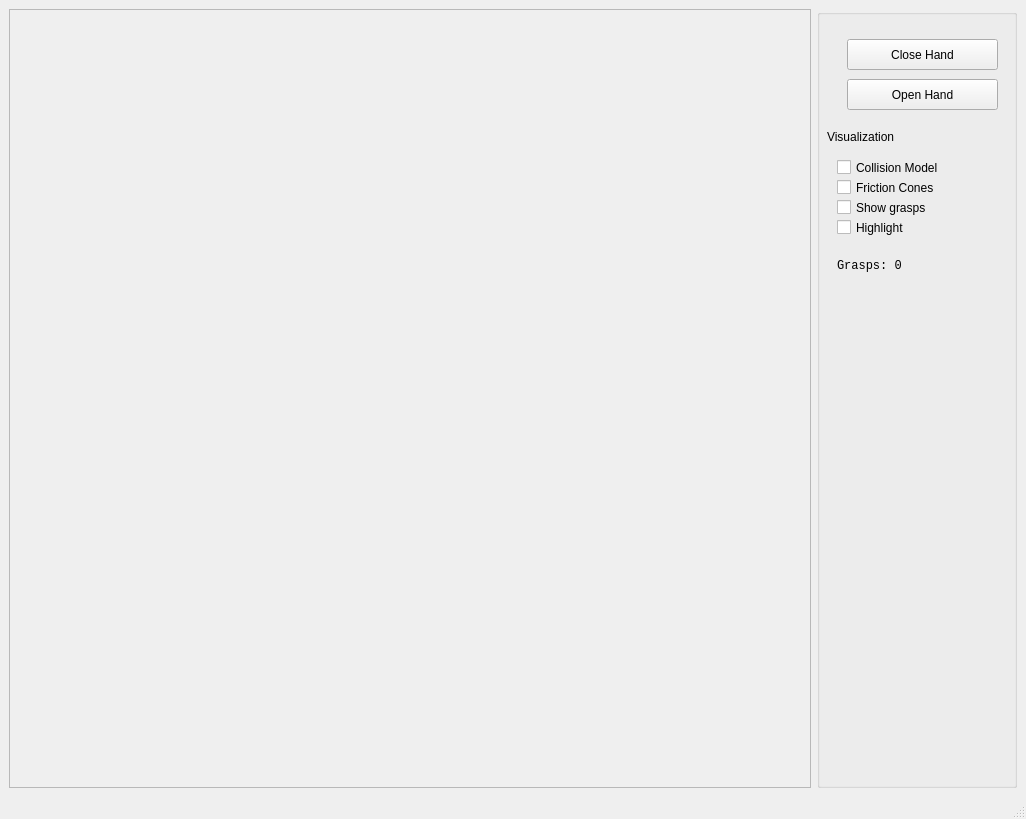
<?xml version="1.0" encoding="UTF-8"?>
<ui version="4.0">
 <class>GraspPlanner</class>
 <widget class="QMainWindow" name="GraspPlanner">
  <property name="geometry">
   <rect>
    <x>0</x>
    <y>0</y>
    <width>1026</width>
    <height>819</height>
   </rect>
  </property>
  <property name="windowTitle">
   <string>GraspStudio - GraspPlanner</string>
  </property>
  <widget class="QWidget" name="centralwidget">
   <layout class="QGridLayout" name="gridLayout">
    <item row="0" column="0">
     <widget class="QFrame" name="frameViewer">
      <property name="frameShape">
       <enum>QFrame::StyledPanel</enum>
      </property>
      <property name="frameShadow">
       <enum>QFrame::Raised</enum>
      </property>
     </widget>
    </item>
    <item row="0" column="1">
     <widget class="QGroupBox" name="groupBox">
      <property name="maximumSize">
       <size>
        <width>200</width>
        <height>16777215</height>
       </size>
      </property>
      <property name="title">
       <string/>
      </property>
      <widget class="QLabel" name="label_10">
       <property name="geometry">
        <rect>
         <x>10</x>
         <y>120</y>
         <width>81</width>
         <height>16</height>
        </rect>
       </property>
       <property name="text">
        <string>Visualization</string>
       </property>
      </widget>
      <widget class="QCheckBox" name="checkBoxColModel">
       <property name="geometry">
        <rect>
         <x>20</x>
         <y>150</y>
         <width>141</width>
         <height>17</height>
        </rect>
       </property>
       <property name="text">
        <string>Collision Model</string>
       </property>
      </widget>
      <widget class="QCheckBox" name="checkBoxCones">
       <property name="geometry">
        <rect>
         <x>20</x>
         <y>170</y>
         <width>141</width>
         <height>17</height>
        </rect>
       </property>
       <property name="text">
        <string>Friction Cones</string>
       </property>
      </widget>
      <widget class="QCheckBox" name="checkBoxGrasps">
       <property name="geometry">
        <rect>
         <x>20</x>
         <y>190</y>
         <width>141</width>
         <height>17</height>
        </rect>
       </property>
       <property name="text">
        <string>Show grasps</string>
       </property>
      </widget>
      <widget class="QPushButton" name="pushButtonClose">
       <property name="geometry">
        <rect>
         <x>30</x>
         <y>30</y>
         <width>151</width>
         <height>31</height>
        </rect>
       </property>
       <property name="text">
        <string>Close Hand</string>
       </property>
      </widget>
      <widget class="QPushButton" name="pushButtonOpen">
       <property name="geometry">
        <rect>
         <x>30</x>
         <y>70</y>
         <width>151</width>
         <height>31</height>
        </rect>
       </property>
       <property name="text">
        <string>Open Hand</string>
       </property>
      </widget>
      <widget class="QLabel" name="labelInfo">
       <property name="geometry">
        <rect>
         <x>20</x>
         <y>250</y>
         <width>161</width>
         <height>111</height>
        </rect>
       </property>
       <property name="font">
        <font>
         <family>Liberation Mono</family>
         <pointsize>9</pointsize>
         <weight>50</weight>
         <italic>false</italic>
         <bold>false</bold>
        </font>
       </property>
       <property name="text">
        <string>Grasps: 0</string>
       </property>
       <property name="alignment">
        <set>Qt::AlignLeading|Qt::AlignLeft|Qt::AlignTop</set>
       </property>
      </widget>
      <widget class="QCheckBox" name="checkBoxHighlight">
       <property name="geometry">
        <rect>
         <x>20</x>
         <y>210</y>
         <width>141</width>
         <height>17</height>
        </rect>
       </property>
       <property name="text">
        <string>Highlight</string>
       </property>
      </widget>
     </widget>
    </item>
   </layout>
  </widget>
  <widget class="QMenuBar" name="menubar">
   <property name="geometry">
    <rect>
     <x>0</x>
     <y>0</y>
     <width>1026</width>
     <height>25</height>
    </rect>
   </property>
  </widget>
  <widget class="QStatusBar" name="statusbar"/>
 </widget>
 <resources/>
 <connections/>
</ui>
